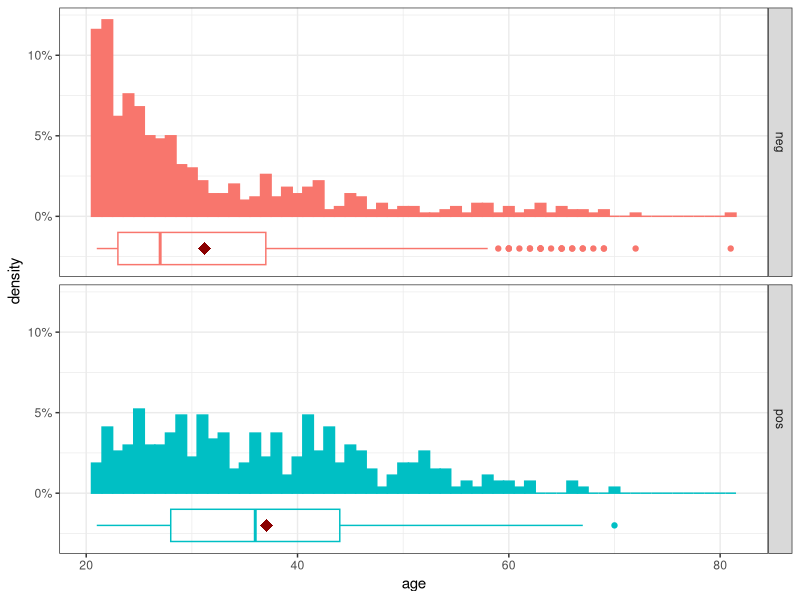
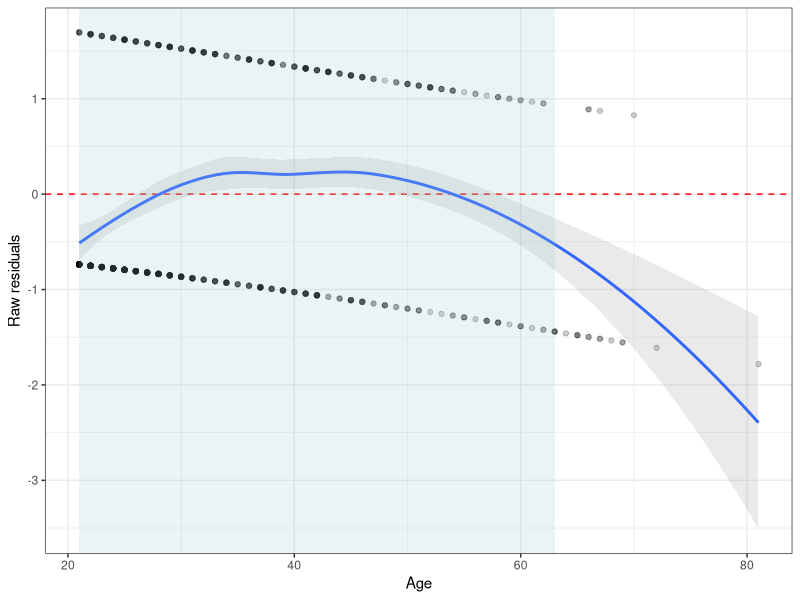
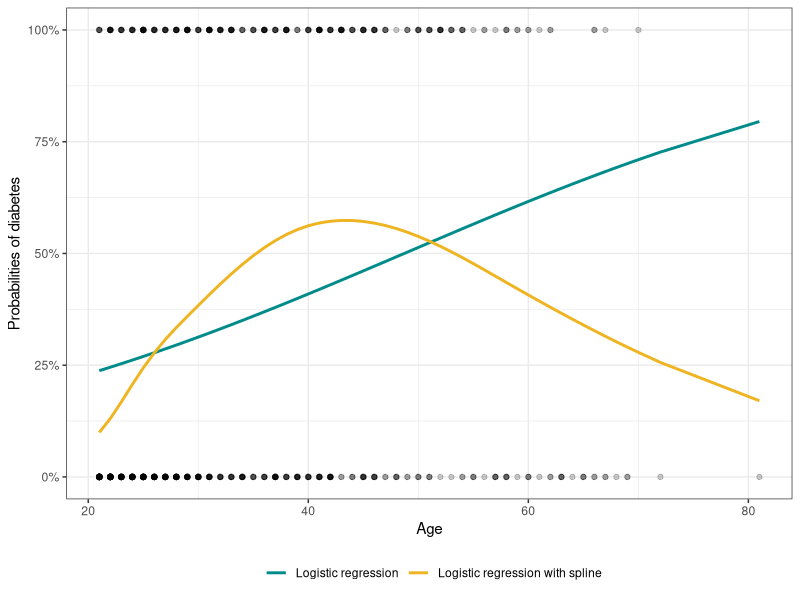

Write R code to recreate these figures, in order. (Note: this script raises an error after producing the figures.)
## ---- chunk 1
#| message: false
#| warning: false

# Load libraries
library(dplyr)
library(ggplot2)
library(broom)
library(mlbench)
library(rms)
library(emmeans)
library(ggeffects)

data("PimaIndiansDiabetes2", package = "mlbench")

# We set neg as categories of reference
PimaIndiansDiabetes2 <- PimaIndiansDiabetes2 %>%
  mutate(diabetes = relevel(factor(diabetes), ref = "neg"))
## ---- chunk 2
#| R.options:
#|  knitr.kable.NA: ""

summary(PimaIndiansDiabetes2) %>%
  knitr::kable()
## ---- chunk 3
PimaIndiansDiabetes2
## ---- chunk 4
#| label: fig-age-hist
#| fig-cap: "Distribution of age according to diabetes status <br> The red squre represent the mean."
#| fig-align: left

dt_means <- aggregate(x = PimaIndiansDiabetes2$age, 
                      by = list(PimaIndiansDiabetes2$diabetes), 
                      FUN = mean) %>%
  as.data.frame() %>%
  rename(diabetes = "Group.1")

ggplot(PimaIndiansDiabetes2, aes(x = age, fill = diabetes, color = diabetes)) + 
  geom_histogram(aes(y=after_stat(width*density)), binwidth = 1) +
  geom_boxplot(aes(y = -.02), width = .02, fill = NA, show.legend = FALSE) +
  geom_point(data = dt_means, aes(x = x, y = -.02), shape = 18, colour = "darkred", size = 4) +
  facet_grid(diabetes ~ .) +
  labs(x = "age", y = "density", color = "") +
  scale_y_continuous(labels = scales::percent) +
  theme_bw() + theme(legend.position="none")
## ---- chunk 5
log_reg <- glm(diabetes ~ age, data = PimaIndiansDiabetes2, family = binomial)

summary(log_reg)
## ---- chunk 6
#| label: fig-log-res
#| fig-cap: "Residuals and age <br> The blue area represents the 2.5 and 97.5 percentiles of the observed age distribution."
#| fig-align: left

log_reg.pred <- augment(log_reg)
  
ggplot(log_reg.pred, aes(x=age, y=.resid)) +
  geom_hline(yintercept = 0, color = "red", linetype = "dashed") +
  geom_point(alpha = .2) +
  stat_smooth(method = "loess", formula = y ~ x, alpha = .2) + 
  labs(x = "Age", y = "Raw residuals") + 
  annotate("rect", 
           xmin = quantile(log_reg.pred$age, .025),
           xmax = quantile(log_reg.pred$age, .975),
           ymin = -Inf, ymax = Inf, alpha = .2, fill = "#99CCCC") +
  theme_bw()
## ---- chunk 7
#| R.options:
#|  knitr.kable.NA: ""

log_reg_spl <- glm(diabetes ~ rcs(age), data = PimaIndiansDiabetes2, family = binomial)

anova(log_reg, log_reg_spl, test = "LRT") %>%
  knitr::kable(digits = 3, row.names = T)
## ---- chunk 8
#| include: false

AIC(log_reg, log_reg_spl)
## ---- chunk 9
#| include: false

anova(log_reg_spl)
## ---- chunk 10
summary(log_reg_spl)
## ---- chunk 11
#| label: fig-pred
#| fig-cap: "Comparison of models predictions"
#| fig-align: left

log_reg.pred <- augment(log_reg, type.predict = "response")

log_reg_spl.pred <- predict(log_reg_spl, type = "response")

ggplot(log_reg.pred, aes(x = age)) +
  geom_point(aes(y = ifelse(diabetes == "neg", 0, 1)), alpha = .2) +
  geom_line(aes(y = .fitted, color = "Logistic regression"), linewidth = 1) +
  geom_line(aes(y = log_reg_spl.pred, color = "Logistic regression with spline"), linewidth = 1) +
  scale_color_manual(values=c("Logistic regression" = "cyan4",
                              "Logistic regression with spline" = "goldenrod2")) +
  labs(x = "Age", y = "Probabilities of diabetes", color = "") +
  scale_y_continuous(labels = scales::percent) +
  theme_bw() + 
  theme(legend.position="bottom")
## ---- chunk 12
#| label: fig-pred-ci
#| fig-cap: "Comparison of model predictions"
#| fig-subcap: 
#|   - "Linear regression"
#|   - "Linear regression with spline"
#| layout-ncol: 2
#| fig-align: left

ggpredict(log_reg, terms = "age [all]") %>%
  plot(add.data = T)

ggpredict(log_reg_spl, terms = "age [all]") %>%
  plot(add.data = T)
## ---- chunk 13
#| label: fig-ctrs
#| fig-cap: "Contrast analysis in both models"
#| fig-subcap: 
#|   - "Logistic regression"
#|   - "Logistic regression with spline"
#| layout-ncol: 2
#| fig-align: left

# Set up
age_range <- with(PimaIndiansDiabetes2, seq(min(age),max(age), by = .2))
ref <- 25

# Logistic regression
log_reg.emm <- emmeans(log_reg, ~ age, at = list(age = age_range), type = "response")

log_reg.ctrs <- emmeans::contrast(log_reg.emm, "trt.vs.ctrl", ref = paste0("age", ref), 
                                  infer = T,  adjust = "none")

log_reg.ctrs %>%
  as.data.frame() %>%
  bind_cols("age" = age_range[age_range != ref]) %>% 
  ggplot(., aes(x=age, y=odds.ratio)) +
  geom_hline(yintercept = 1, color = "red") +
  geom_line() +
  geom_ribbon(aes(ymin=asymp.LCL, ymax=asymp.UCL), alpha = .2, linetype = 0) +
  labs(x = "age", y = "Odds Ratio") +
  theme_bw()

# Logistic regression with spline
log_reg_spl.emm <- emmeans(log_reg_spl, ~ age, at = list(age = age_range), type = "response")

log_reg_spl.ctrs <- emmeans::contrast(log_reg_spl.emm, "trt.vs.ctrl", ref = paste0("age", ref), 
                                      infer = T,  adjust = "none")
  
log_reg_spl.ctrs %>%
  as.data.frame() %>%
  bind_cols("age" = age_range[age_range != ref]) %>% 
  ggplot(., aes(x=age, y=odds.ratio)) +
  geom_hline(yintercept=1, color = "red") +
  geom_line() +
  geom_ribbon(aes(ymin=asymp.LCL, ymax=asymp.UCL), alpha = .2, linetype = 0) +
  labs(x = "age", y = "Odds Ratio") +
  theme_bw()
